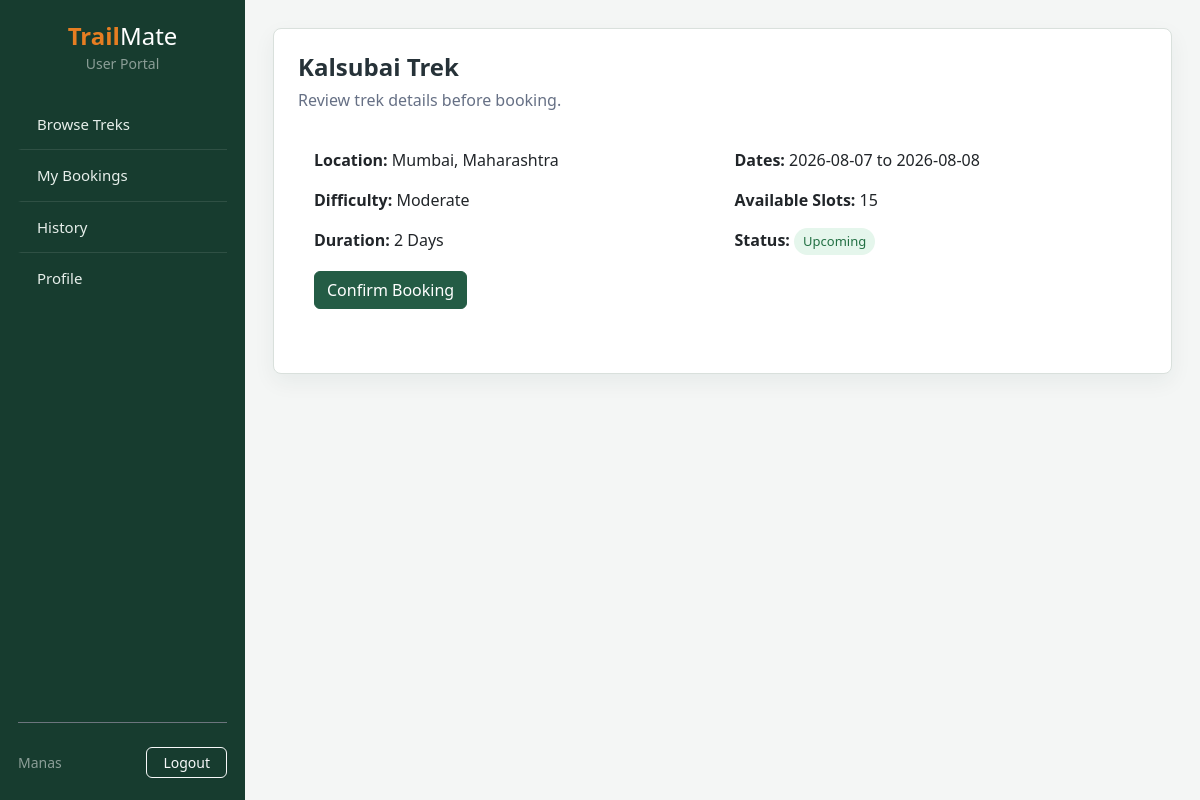
/user/treks/1 (signed in), run on an earlier commit of the app's database.
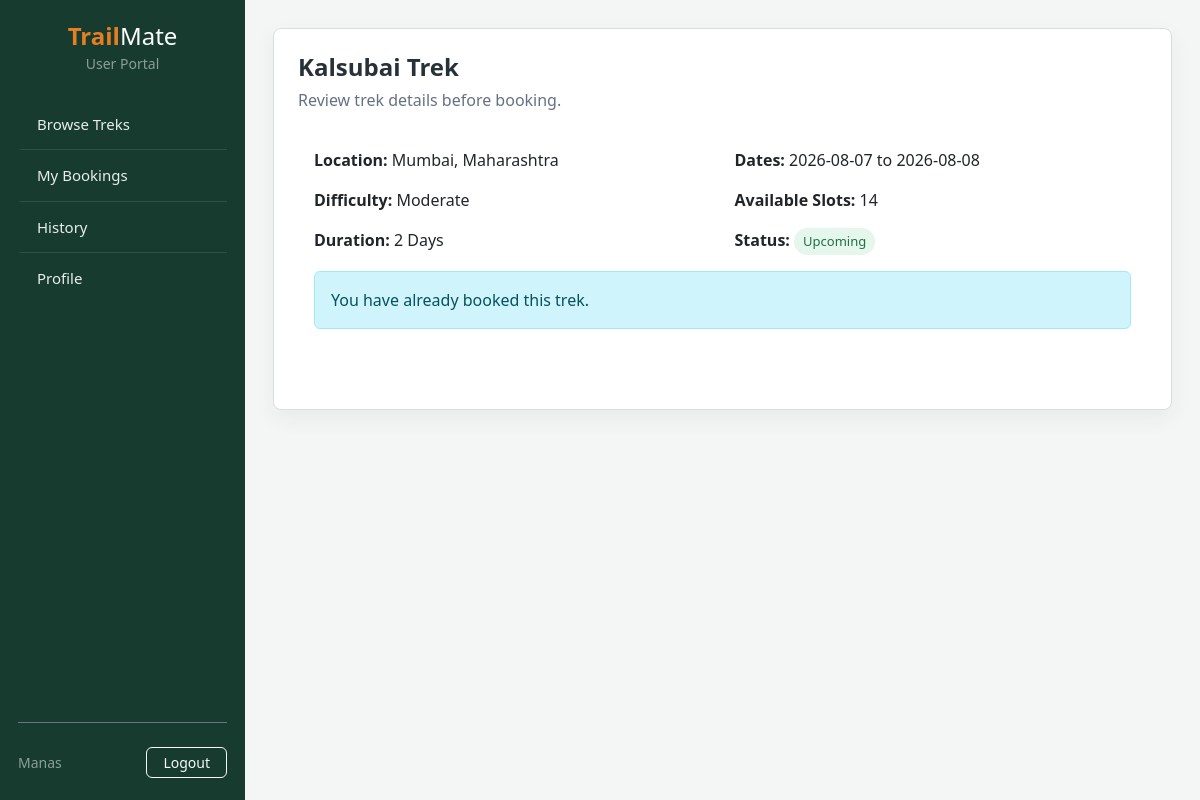
And on a later commit of the database.
### models.py (models this page shows)
class Trek(db.Model):
    trek_id = db.Column(db.Integer, primary_key=True)
    trek_name = db.Column(db.String(150), nullable=False)
    location = db.Column(db.String(150), nullable=False)
    difficulty = db.Column(db.String(50), nullable=False)
    duration = db.Column(db.String(50), nullable=False)  # e.g., '5 Days'
    available_slots = db.Column(db.Integer, nullable=False)
    assigned_staff_id = db.Column(db.Integer, db.ForeignKey('user.id'), nullable=True)
    status = db.Column(db.String(50), nullable=False, default='Upcoming')  # Upcoming/Ongoing/Completed
    start_date = db.Column(db.Date, nullable=False)
    end_date = db.Column(db.Date, nullable=False)
    bookings = db.relationship('Booking', backref='trek', lazy=True)

### routes/user.py (the view)
@user_bp.route('/treks/<int:trek_id>')
@login_required
@user_required
def trek_details(trek_id):
    trek = Trek.query.get_or_404(trek_id)
    existing_booking = Booking.query.filter(
        Booking.user_id == current_user.id,
        Booking.trek_id == trek_id,
        Booking.status != 'Cancelled'
    ).first()
    has_booked = existing_booking is not None
    return render_template('user/trek_details.html', trek=trek, has_booked=has_booked)

### routes/user.py (called while the page is built)
def user_required(f):
    @wraps(f)
    def decorated_function(*args, **kwargs):
        if not current_user.is_authenticated or current_user.role != 'user':
            flash('Access Denied. Trekker account required.', 'warning')
            return redirect(url_for('auth.login'))
        return f(*args, **kwargs)
    return decorated_function

### templates/user/trek_details.html (shortened to what this page needs)
{% extends "user/user_layout.html" %}
{% block user_content %}
<h3 class="page-title">{{ trek.trek_name }}</h3>
<p class="page-subtitle">Review trek details before booking.</p>
<div class="card border-0 mb-4">
    <div class="card-body">
        <div class="row">
            <div class="col-md-6">
                <p><strong>Location:</strong> {{ trek.location }}</p>
                <p><strong>Difficulty:</strong> {{ trek.difficulty }}</p>
                <p><strong>Duration:</strong> {{ trek.duration }}</p>
            </div>
            <div class="col-md-6">
                <p><strong>Dates:</strong> {{ trek.start_date }} to {{ trek.end_date }}</p>
                <p><strong>Available Slots:</strong> {{ trek.available_slots }}</p>
                <p><strong>Status:</strong> <span class="status-label status-{{ trek.status|lower }}">{{ trek.status }}</span></p>
            </div>
        </div>
        {% if has_booked %}
            <div class="alert alert-info">You have already booked this trek.</div>
        {% elif trek.status != 'Upcoming' or trek.available_slots <= 0 %}
            <div class="alert alert-warning">This trek is not available for booking.</div>
        {% else %}
            <form method="POST" action="{{ url_for('user.book_trek', trek_id=trek.trek_id) }}">
                <button type="submit" class="btn btn-primary">Confirm Booking</button>
            </form>
        {% endif %}
    </div>
</div>
{% endblock %}

What changed in the data, as far as the page shows it:
changed Trek "Kalsubai Trek": available_slots "15" → "14"
Also different on the page:
text no longer shown: "Confirm Booking"
text now shown: "You have already booked this trek."
